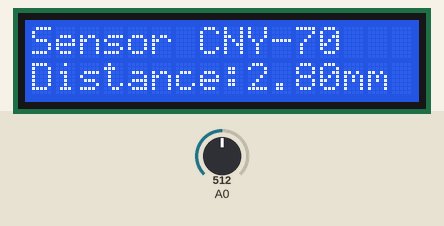
Simulated run of this sketch. Board: Arduino Uno, built with avr-gcc and run on an emulated ATmega328P. Parts: 16×2 character LCD. The inputs (shaded band) are chosen by the test bench; at power-on: A0 = 512. What the sketch prints to the serial monitor is not drawn.

Above: at 1.2 s.
1.3 s: A0 set to 716
At 3.2 s:
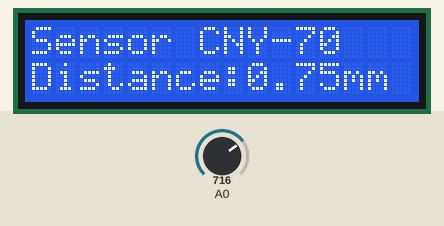
4.0 s: A0 set to 900
At 4.9 s:
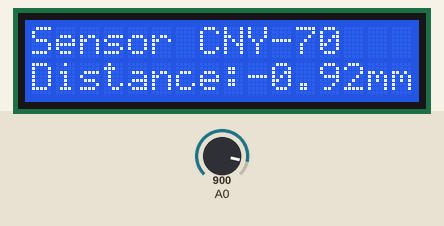
6.7 s: A0 set to 806
At 9.2 s:
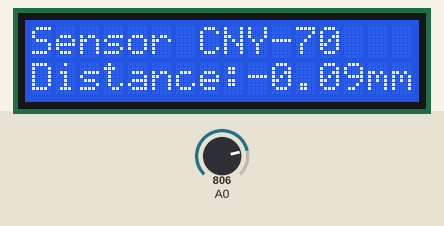
9.5 s: A0 set to 779
At 11.0 s:
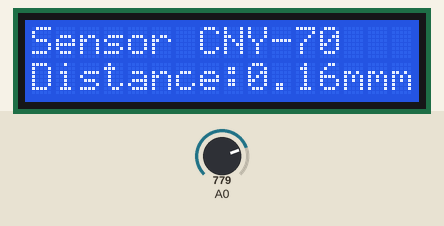
Timing chart, 0 to 12.5 s (numbered marks = the images above; inputs shaded):
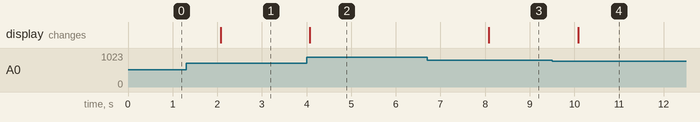

Measured:
- the behaviour switches between 797 and 796 on A0 (found by bisection; images 3 and 4)
- after the input at 1.3 s, the display: changes after 0.77 s (image 1)
- after the input at 4.0 s, the display: changes after 0.08 s (image 2)
- after the input at 6.7 s, the display: changes after 1.4 s (image 3)
- after the input at 9.5 s, the display: changes after 0.59 s (image 4)

The sketch:

Distancia2.ino
```cpp
#include <LiquidCrystal.h>

double vin = 0;
double vout = 0;
double x1 = 0;
double x2 = 0;
double a = 0.015;
double b= -0.5381;

LiquidCrystal lcd(12,11,5,4,3,2);


void setup()
{
 Serial.begin(9600);
 pinMode(A0,INPUT);
 lcd.begin(16,2);
 lcd.clear();
 lcd.print("Sensor CNY-70");
}

void loop()
{
  double c = 3.8929;
  vin= analogRead(A0);
  vout = (vin*5)/1023;
  c = c-vout;
  //x1=(-b+sqrt(pow(b,2)-4*a*c))/(2*a);
  x2=(-b-sqrt(pow(b,2)-4*a*c))/(2*a);
  lcd.setCursor(0,1);
  lcd.print("Distance:");
  lcd.print(x2);
  lcd.print("mm");
  //lcd.print(x1);
  Serial.print ("La distancia es: ");
  Serial.println(x2);
  delay (2000);
}
```
